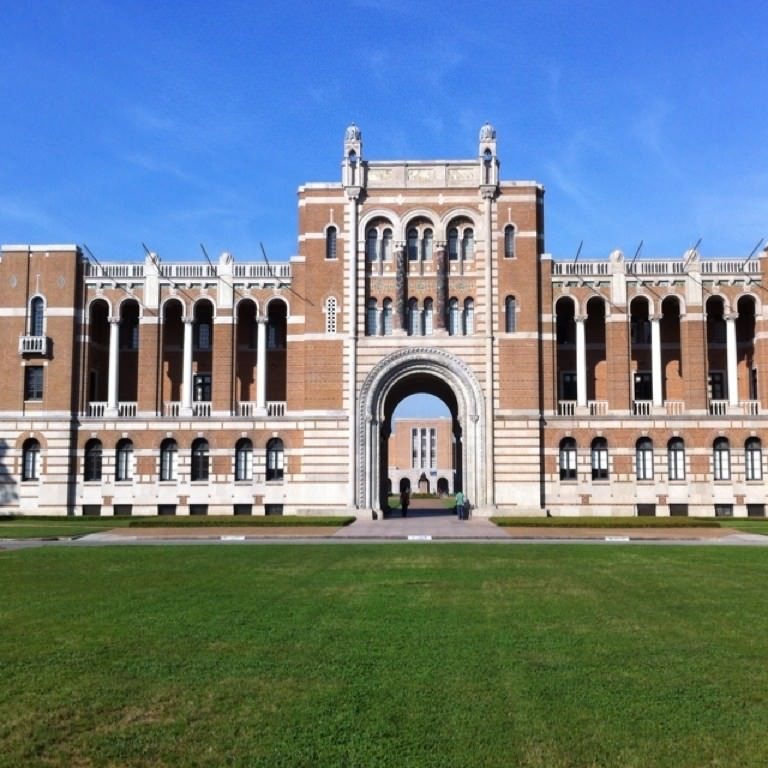
#> input picture lovett.jpg, 768 x 768 px, found by its file name
$ python test_appox_greyscale.py
#> lines starting #> are read from the running program, lines starting #| are printed output that depends on the picture
from piecewise_model import PWAModel

import multiprocessing
import cv2

import matplotlib.pyplot as plt
import numpy as np

from functools import partial

def load_image():
    image = cv2.imread('/home/cannon/Documents/piecewise_rls_approximation/lovett.jpg')
#> image is the input picture: shape (768, 768, 3); mean B, G, R 137.5, 127.9, 110.2
    grayscale = cv2.cvtColor(image, cv2.COLOR_BGR2GRAY)
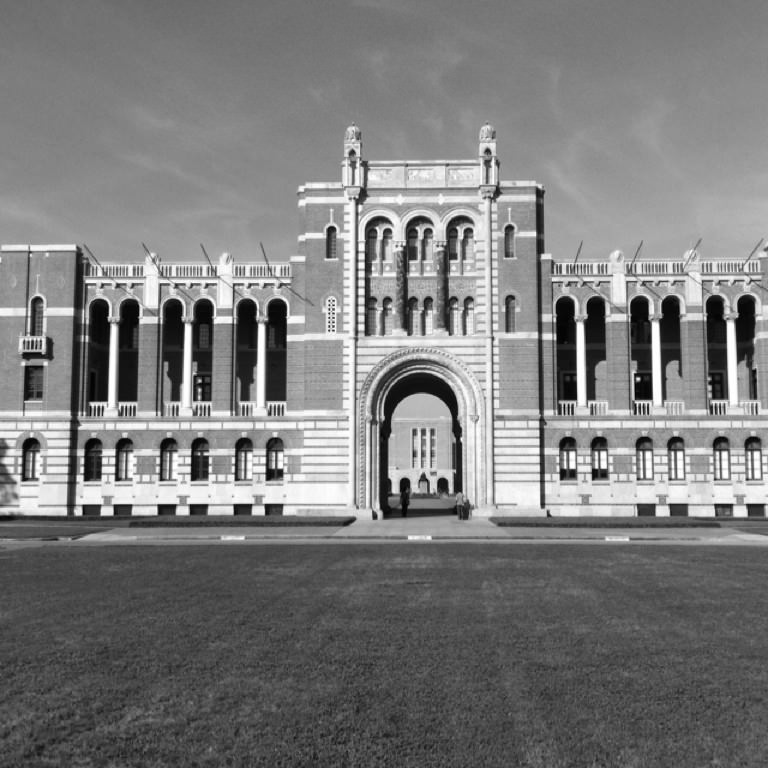
#> grayscale: shape (768, 768); min 0, max 255, mean 123.7

    print(np.max(grayscale))
#| 255

    return grayscale

# [8 lines left out: function sample_pixel, not called in this run]

def float_to_grayscale(flt):
    return int(round(flt[0][0] * 255))

# [41 lines left out: functions float_loc_to_pixel_coords, compute_image_row, plot_model, not called in this run]

    # [7 lines of commented-out code are left out]

def run():
    image = load_image()
#> (the run stopped early here; a loop or call above may not have finished)
